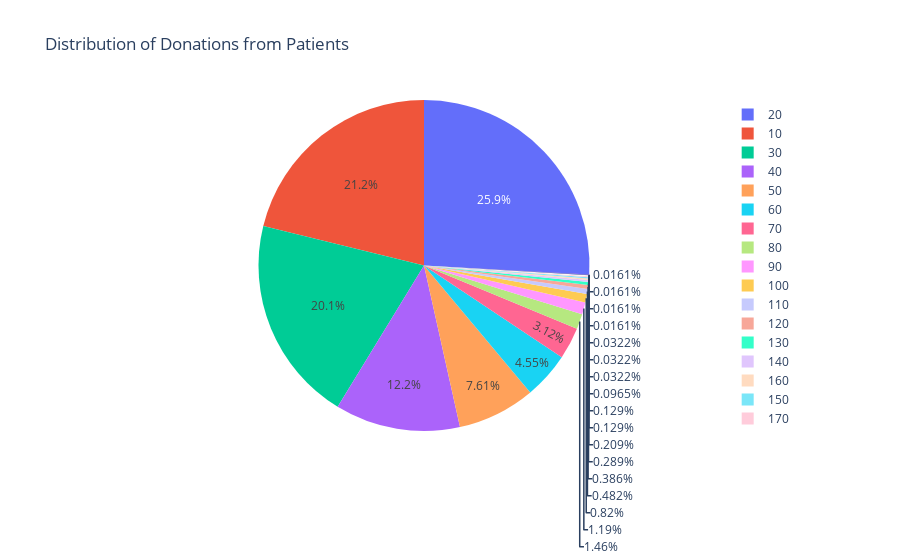

Notebook code for this chart:
### Code cell
fig = px.pie(hea_ds, names='Donation', title='Distribution of Donations from Patients')
# Show the pie chart
fig.show()

### Figure 1 — Plotly figure (JSON) as saved in the notebook; plotly's stock layout.template omitted (floating-point values rounded to 4 significant figures; data arrays with more than 128 entries replaced by an {"elided": "..."} marker saying what was removed)
{"data": [{"domain": {"x": [0, 1], "y": [0, 1]}, "hovertemplate": "Donation=%{label}<extra></extra>", "labels": {"elided": "6218 int values"}, "legendgroup": "", "name": "", "showlegend": true, "type": "pie"}], "layout": {"legend": {"tracegroupgap": 0}, "title": {"text": "Distribution of Donations from Patients"}}}
